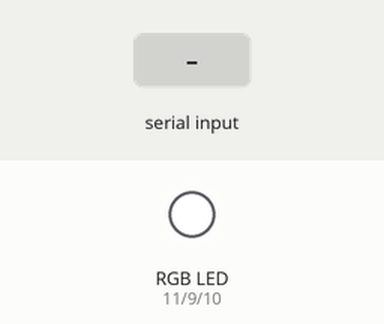
This sketch was run on a simulated Arduino Uno, built with avr-gcc and run on an emulated ATmega328P. Parts: an RGB LED mixed from three pins (HIGH = lit). Inputs (shaded band) come from the test bench. What the sketch prints to the serial monitor is not drawn.

Above: at 2.7 s.
2.8 s: "R" received over Serial
At 5.0 s:
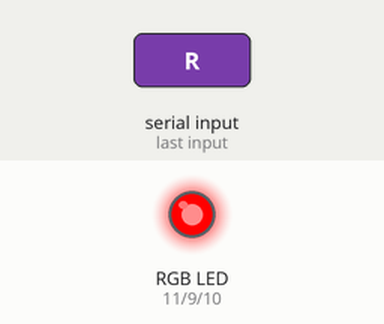
6.3 s: "G" received over Serial
At 8.9 s:
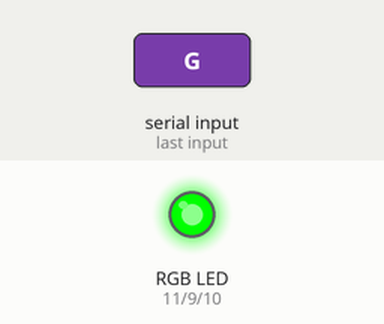
9.8 s: "B" received over Serial
At 11.6 s:
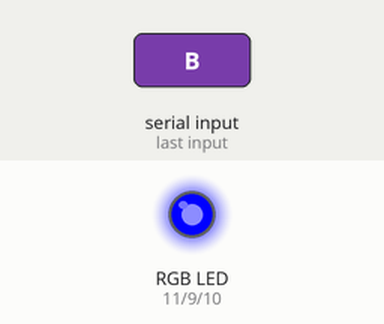
13.3 s: "W" received over Serial
At 15.3 s:
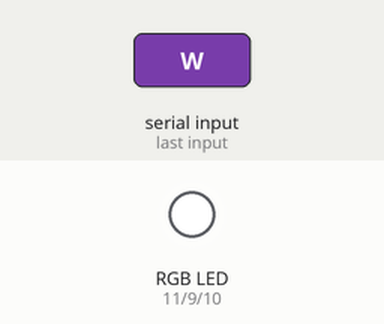
16.8 s: "G" received over Serial
At 19.3 s:
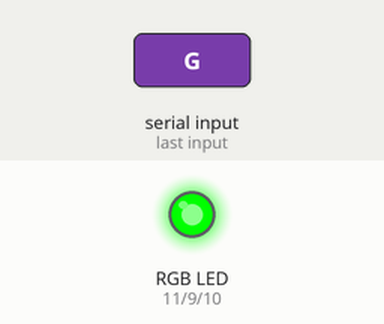
Timing chart, 0 to 20.8 s (numbered marks = the images above; inputs shaded):
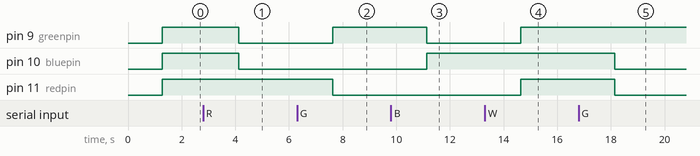

The sketch:

Controling_RGB_LED.ino
```cpp
const int redpin=11;
const int greenpin=9;
const int bluepin=10;
const int band_rate=9600;
int RedValue = 0;
int GreenValue = 0;
int BlueValue = 0;
int Target_Red = 0;
int Target_Green = 0;
int Target_Blue = 0;
unsigned long timer_1=0;
unsigned long timer_2=0;

void Reset_to_white()
{
Target_Red = 255;
Target_Green = 255;
Target_Blue = 255;
}

void Gradation_to_Target()
{
  if (millis() - timer_2 >= 5) {
if(RedValue!=Target_Red)
{
 if(RedValue > Target_Red)
 RedValue -= 1;
 else
 RedValue += 1;
}

if(GreenValue!=Target_Green)
{
 if(GreenValue > Target_Green)
 GreenValue -= 1;
 else
 GreenValue += 1;
}

if(BlueValue!=Target_Blue)
{
 if(BlueValue > Target_Blue)
 BlueValue -= 1;
 else
 BlueValue += 1;
}
timer_2 = millis();
  }
}

void setup() {
   pinMode(redpin, OUTPUT);
   pinMode(greenpin, OUTPUT);
   pinMode(bluepin, OUTPUT);
   Reset_to_white();
   Serial.begin(band_rate);
   Serial.print("원하는 색상(R,G,B,W)을 입력하세요: ");
}

void loop()
{
  Gradation_to_Target();
  analogWrite(redpin, RedValue);
  analogWrite(greenpin, GreenValue);
  analogWrite(bluepin, BlueValue);
    if (Serial.available()) {
        if (millis() - timer_1 >= 2000) {
            char inputed_color = Serial.read();
            if(inputed_color=='R')
            {
              Serial.print("빨간색을 점등합니다.\n");
              Target_Red = 255;
              Target_Green = 0;
              Target_Blue = 0;
              Serial.print("원하는 색상(R,G,B,W)을 입력하세요: ");
            }
            else if(inputed_color=='G'){
              Serial.print("초록색을 점등합니다.\n");
              Target_Red = 0;
              Target_Green = 255;
              Target_Blue = 0;
              Serial.print("원하는 색상(R,G,B,W)을 입력하세요: ");
            }
            else if(inputed_color=='B')
            {
              Serial.print("파란색을 점등합니다.\n");
              Target_Red = 0;
              Target_Green = 0;
              Target_Blue = 255;
              Serial.print("원하는 색상(R,G,B,W)을 입력하세요: ");
            }
            else if(inputed_color=='W')
            {
              Serial.print("흰색을 점등합니다.\n");
              Target_Red = 255;
              Target_Green = 255;
              Target_Blue = 255;
              Serial.print("원하는 색상(R,G,B,W)을 입력하세요: ");
            }
            else
              Serial.print("알 수 없는 버튼\n");
              Serial.print("원하는 색상(R,G,B,W)을 입력하세요: ");

              timer_1 = millis(); // 마지막 입력 시간 업데이트
        }
        else {
            Serial.read(); // 추가 입력 무시
        }
    }
}
```

disposable_calculator.c
```cpp
//gcc 7.4.0
//일회성 정수 계산 프로그램.
#include  <stdio.h>
// 위의 코드는 standard input output(표준 입출력)에 관한 함수모음파일(stdio.h)을 불러오는 명령어이다.

int main() // c언어에서 가장 먼저 실행되는 함수. 사실상 이 함수 안에서 모든 것이 시작된다.
{
    //변수 설정.
   int input_number_1 = 0; // 계산기가 입력받는 정수형의 변수 1
   int input_number_2 = 0; // 계산기가 입력받는 정수형의 변수 2
   char operator;
   int output_number = 0; // 계산기가 출력하는 결과값

   printf("계산하려는 수식을 입력하고 엔터를 누르세요.\n예시: 1 + 1. +-*/% 연산만 가능.\n");
    //사용자에게 표시되는 안내문

   scanf("%d%c%d", &input_number_1,&operator,&input_number_2); //사용자 입력 받기

   printf("입력한 수식: %d%c%d\n",input_number_1,operator,input_number_2);// 입력한 수식 확인

   if(operator == '+') //덧셈 연산자 인식
   {
       output_number = input_number_1 + input_number_2; //덧셈 계산
       printf("계산 결과: %d\n",output_number); // 덧셈 계산 결과 출력
   }
    else if(operator == '-')//뺄셈 연산자 인식
   {
       output_number = input_number_1 - input_number_2;//뺄셈 계산
       printf("계산 결과: %d\n",output_number); // 뺄셈 계산 결과 출력
   }
    else if(operator == '*')//곱셈 연산자 인식
   {
       output_number = input_number_1 * input_number_2;//곱셈 계산
       printf("계산 결과: %d\n",output_number); // 곱셈 계산 결과 출력
   }
    else if(operator == '/')//나눗셈 연산자 인식
   {
       output_number = input_number_1 / input_number_2;//나눗셈 계산
       printf("계산 결과: %d\n",output_number); // 나눗셈 계산 결과 출력
   }
     else if(operator == '%')//나머지 연산자 인식
   {
       output_number = input_number_1 % input_number_2;//나머지 계산
       printf("계산 결과: %d\n",output_number); // 나머지 계산 결과 출력
   }
    else // 위의 모든 조건이 성립되지 않는 경우
        printf("알 수 없는 수식 입니다."); // 연산자 인식 실패시 오류 메세지 출력
    return 0; //main 함수 정상 종료
}
```

repeatable_calculator.c
```cpp
//gcc 7.4.0
//정수 계산 반복 프로그램.
#include  <stdio.h>
// 위의 코드는 standard input output(표준 입출력)에 관한 함수모음파일(stdio.h)을 불러오는 명령어이다.

int main() // c언어에서 가장 먼저 실행되는 함수. 사실상 이 함수 안에서 모든 것이 시작된다.
{
    //변수 설정.
   int input_number_1 = 0; // 계산기가 입력받는 정수형의 변수 1
   int input_number_2 = 0; // 계산기가 입력받는 정수형의 변수 2
   char operator; //계산기가 입력받는 연산자
   int output_number = 0; // 계산기가 출력하는 결과값
   int end_program = 0; //계산기 종료 변수. 0이 아니면 종료된다.

    do{ //반복문 시작

   printf("계산하려는 수식을 입력하고 엔터를 누르세요.\n예시: 1+1. +-*/% 연산만 가능.\n");
    //사용자에게 표시되는 안내문

   scanf("%d%c%d", &input_number_1,&operator,&input_number_2); //사용자 입력 받기

   printf("입력한 수식: %d%c%d\n",input_number_1,operator,input_number_2);// 입력한 수식 확인

   if(operator == '+') //덧셈 연산자 인식
   {
       output_number = input_number_1 + input_number_2; //덧셈 계산
       printf("계산 결과: %d\n",output_number); // 덧셈 계산 결과 출력
   }
    else if(operator == '-')//뺄셈 연산자 인식
   {
       output_number = input_number_1 - input_number_2;//뺄셈 계산
       printf("계산 결과: %d\n",output_number); // 뺄셈 계산 결과 출력
   }
    else if(operator == '*')//곱셈 연산자 인식
   {
       output_number = input_number_1 * input_number_2;//곱셈 계산
       printf("계산 결과: %d\n",output_number); // 곱셈 계산 결과 출력
   }
    else if(operator == '/')//나눗셈 연산자 인식
   {
       output_number = input_number_1 / input_number_2;//나눗셈 계산
       printf("계산 결과: %d\n",output_number); // 나눗셈 계산 결과 출력
   }
     else if(operator == '%')//나머지 연산자 인식
   {
       output_number = input_number_1 % input_number_2;//나머지 계산
       printf("계산 결과: %d\n",output_number); // 나머지 계산 결과 출력
   }
    else // 위의 모든 조건이 성립되지 않는 경우
        printf("알 수 없는 수식 입니다.\n"); // 연산자 인식 실패시 오류 메세지 출력

    printf("계속 계산하시려면 숫자 0을 눌러주세요.\n");// 반복 여부 확인 메세지
    scanf("%d",&end_program); //사용자 입력 받기

    }while(end_program==0); //계산 반복용 while문

    printf("계산기가 정상 종료되었습니다."); //정상 종료 메세지

    return 0; //main 함수 정상 종료
}
```

Measured:
- after the input at 2.8 s, pin 9 (greenpin), pin 10 (bluepin): HIGH → LOW after 1.3 s
- after the input at 6.3 s, pin 9 (greenpin): LOW → HIGH after 1.3 s; pin 11 (redpin): HIGH → LOW after 1.3 s
- after the input at 9.8 s, pin 9 (greenpin): HIGH → LOW after 1.3 s; pin 10 (bluepin): LOW → HIGH after 1.3 s
- after the input at 13.3 s, pin 9 (greenpin), pin 11 (redpin): LOW → HIGH after 1.3 s
- after the input at 16.8 s, pin 10 (bluepin), pin 11 (redpin): HIGH → LOW after 1.3 s
